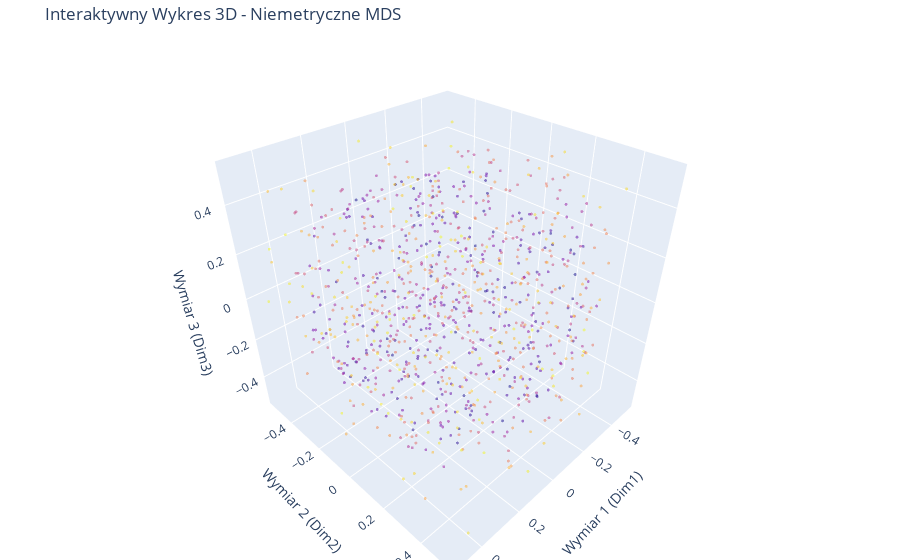

Notebook code for this chart:
### Code cell
# Niemetryczne MDS z 3 wymiarami
mds_nonmetric = MDS(n_components=3, random_state=42, metric=False)
mds_nonmetric_transformed = mds_nonmetric.fit_transform(data_sample)

# Tworzenie interaktywnego wykresu 3D
fig = go.Figure()

# Dodanie punktów do wykresu
fig.add_trace(
    go.Scatter3d(
        x=mds_nonmetric_transformed[:, 0],  # Wymiar 1
        y=mds_nonmetric_transformed[:, 1],  # Wymiar 2
        z=mds_nonmetric_transformed[:, 2],  # Wymiar 3
        mode='markers',
        marker=dict(
            size=1,
            color=np.arange(len(mds_nonmetric_transformed)),  # Kolory w zależności od indeksu
            colorscale='Plasma',  # Skala kolorów
            opacity=0.5
        ),
        text=[f"Punkt {i+1}" for i in range(len(mds_nonmetric_transformed))],  # Etykiety punktów
        name='Punkty'
    )
)

# Ustawienia osi
fig.update_layout(
    scene=dict(
        xaxis_title="Wymiar 1 (Dim1)",
        yaxis_title="Wymiar 2 (Dim2)",
        zaxis_title="Wymiar 3 (Dim3)",
    ),
    title="Interaktywny Wykres 3D - Niemetryczne MDS",
    margin=dict(l=0, r=0, b=0, t=40),
)

# Wyświetlenie wykresu
fig.show()

### Figure 1 — Plotly figure (JSON) as saved in the notebook; plotly's stock layout.template omitted (floating-point values rounded to 4 significant figures; data arrays with more than 128 entries replaced by an {"elided": "..."} marker saying what was removed)
{"data": [{"marker": {"color": {"elided": "1007 int values"}, "colorscale": [[0, "#0d0887"], [0.1111, "#46039f"], [0.2222, "#7201a8"], [0.3333, "#9c179e"], [0.4444, "#bd3786"], [0.5556, "#d8576b"], [0.6667, "#ed7953"], [0.7778, "#fb9f3a"], [0.8889, "#fdca26"], [1, "#f0f921"]], "opacity": 0.5, "size": 1}, "mode": "markers", "name": "Punkty", "text": {"elided": "1007 str values"}, "type": "scatter3d", "x": {"elided": "1007 float values"}, "y": {"elided": "1007 float values"}, "z": {"elided": "1007 float values"}}], "layout": {"margin": {"b": 0, "l": 0, "r": 0, "t": 40}, "scene": {"xaxis": {"title": {"text": "Wymiar 1 (Dim1)"}}, "yaxis": {"title": {"text": "Wymiar 2 (Dim2)"}}, "zaxis": {"title": {"text": "Wymiar 3 (Dim3)"}}}, "title": {"text": "Interaktywny Wykres 3D - Niemetryczne MDS"}}}
